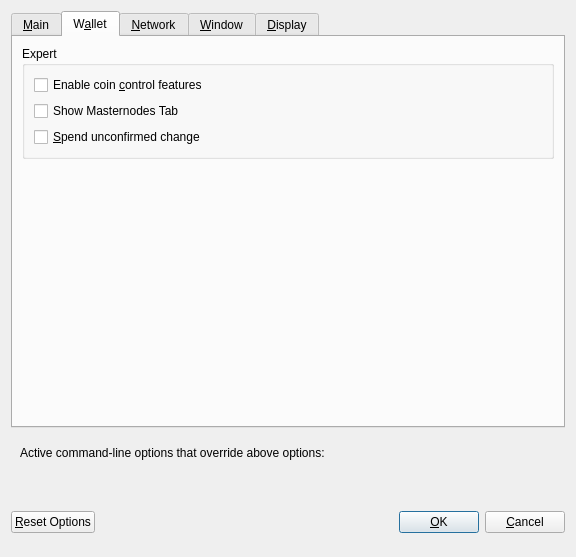
<?xml version="1.0" encoding="UTF-8"?>
<ui version="4.0">
 <class>OptionsDialog</class>
 <widget class="QDialog" name="OptionsDialog">
  <property name="geometry">
   <rect>
    <x>0</x>
    <y>0</y>
    <width>576</width>
    <height>557</height>
   </rect>
  </property>
  <property name="windowTitle">
   <string>Options</string>
  </property>
  <property name="modal">
   <bool>true</bool>
  </property>
  <layout class="QVBoxLayout" name="verticalLayout">
   <item>
    <widget class="QTabWidget" name="tabWidget">
     <property name="currentIndex">
      <number>1</number>
     </property>
     <widget class="QWidget" name="tabMain">
      <attribute name="title">
       <string>&amp;Main</string>
      </attribute>
      <layout class="QVBoxLayout" name="verticalLayout_Main">
       <item>
        <widget class="QCheckBox" name="bitcoinAtStartup">
         <property name="toolTip">
          <string>Automatically start %1 after logging in to the system.</string>
         </property>
         <property name="text">
          <string>&amp;Start %1 on system login</string>
         </property>
        </widget>
       </item>
       <item>
        <layout class="QHBoxLayout" name="horizontalLayout_2_Main">
         <item>
          <widget class="QLabel" name="databaseCacheLabel">
           <property name="text">
            <string>Size of &amp;database cache</string>
           </property>
           <property name="textFormat">
            <enum>Qt::PlainText</enum>
           </property>
           <property name="buddy">
            <cstring>databaseCache</cstring>
           </property>
          </widget>
         </item>
         <item>
          <widget class="QSpinBox" name="databaseCache"/>
         </item>
         <item>
          <widget class="QLabel" name="databaseCacheUnitLabel">
           <property name="text">
            <string>MB</string>
           </property>
           <property name="textFormat">
            <enum>Qt::PlainText</enum>
           </property>
          </widget>
         </item>
         <item>
          <spacer name="horizontalSpacer_2_Main">
           <property name="orientation">
            <enum>Qt::Horizontal</enum>
           </property>
           <property name="sizeHint" stdset="0">
            <size>
             <width>40</width>
             <height>20</height>
            </size>
           </property>
          </spacer>
         </item>
        </layout>
       </item>
       <item>
        <layout class="QHBoxLayout" name="horizontalLayout_3_Main">
         <item>
          <widget class="QLabel" name="threadsScriptVerifLabel">
           <property name="text">
            <string>Number of script &amp;verification threads</string>
           </property>
           <property name="textFormat">
            <enum>Qt::PlainText</enum>
           </property>
           <property name="buddy">
            <cstring>threadsScriptVerif</cstring>
           </property>
          </widget>
         </item>
         <item>
          <widget class="QSpinBox" name="threadsScriptVerif">
           <property name="toolTip">
            <string>(0 = auto, &lt;0 = leave that many cores free)</string>
           </property>
          </widget>
         </item>
         <item>
          <spacer name="horizontalSpacer_3_Main">
           <property name="orientation">
            <enum>Qt::Horizontal</enum>
           </property>
           <property name="sizeHint" stdset="0">
            <size>
             <width>40</width>
             <height>20</height>
            </size>
           </property>
          </spacer>
         </item>
        </layout>
       </item>
       <item>
        <spacer name="verticalSpacer_Main">
         <property name="orientation">
          <enum>Qt::Vertical</enum>
         </property>
         <property name="sizeHint" stdset="0">
          <size>
           <width>20</width>
           <height>40</height>
          </size>
         </property>
        </spacer>
       </item>
      </layout>
     </widget>
     <widget class="QWidget" name="tabWallet">
      <attribute name="title">
       <string>W&amp;allet</string>
      </attribute>
      <layout class="QVBoxLayout" name="verticalLayout_Wallet">
       <item>
        <widget class="QGroupBox" name="groupBox">
         <property name="title">
          <string>Expert</string>
         </property>
         <layout class="QVBoxLayout" name="verticalLayout_2">
          <item>
           <widget class="QCheckBox" name="coinControlFeatures">
            <property name="toolTip">
             <string>Whether to show coin control features or not.</string>
            </property>
            <property name="text">
             <string>Enable coin &amp;control features</string>
            </property>
           </widget>
          </item>
          <item>
           <widget class="QCheckBox" name="showMasternodesTab">
            <property name="toolTip">
             <string>Show additional tab listing all your masternodes in first sub-tab&lt;br/&gt;and all masternodes on the network in second sub-tab.</string>
            </property>
            <property name="text">
             <string>Show Masternodes Tab</string>
            </property>
           </widget>
          </item>
          <item>
           <widget class="QCheckBox" name="spendZeroConfChange">
            <property name="toolTip">
             <string>If you disable the spending of unconfirmed change, the change from a transaction&lt;br/&gt;cannot be used until that transaction has at least one confirmation.&lt;br/&gt;This also affects how your balance is computed.</string>
            </property>
            <property name="text">
             <string>&amp;Spend unconfirmed change</string>
            </property>
           </widget>
          </item>
         </layout>
        </widget>
       </item>
       <item>
        <spacer name="verticalSpacer_Wallet">
         <property name="orientation">
          <enum>Qt::Vertical</enum>
         </property>
         <property name="sizeHint" stdset="0">
          <size>
           <width>20</width>
           <height>40</height>
          </size>
         </property>
        </spacer>
       </item>
      </layout>
     </widget>
     <widget class="QWidget" name="tabNetwork">
      <attribute name="title">
       <string>&amp;Network</string>
      </attribute>
      <layout class="QVBoxLayout" name="verticalLayout_Network">
       <item>
        <widget class="QCheckBox" name="mapPortUpnp">
         <property name="toolTip">
          <string>Automatically open the DhanaCash Core client port on the router. This only works when your router supports UPnP and it is enabled.</string>
         </property>
         <property name="text">
          <string>Map port using &amp;UPnP</string>
         </property>
        </widget>
       </item>
       <item>
        <widget class="QCheckBox" name="allowIncoming">
         <property name="toolTip">
          <string>Accept connections from outside</string>
         </property>
         <property name="text">
          <string>Allow incoming connections</string>
         </property>
        </widget>
       </item>
       <item>
        <widget class="QCheckBox" name="connectSocks">
         <property name="toolTip">
          <string>Connect to the DhanaCash network through a SOCKS5 proxy.</string>
         </property>
         <property name="text">
          <string>&amp;Connect through SOCKS5 proxy (default proxy):</string>
         </property>
        </widget>
       </item>
       <item>
        <layout class="QHBoxLayout" name="horizontalLayout_1_Network">
         <item>
          <widget class="QLabel" name="proxyIpLabel">
           <property name="text">
            <string>Proxy &amp;IP:</string>
           </property>
           <property name="textFormat">
            <enum>Qt::PlainText</enum>
           </property>
           <property name="buddy">
            <cstring>proxyIp</cstring>
           </property>
          </widget>
         </item>
         <item>
          <widget class="QValidatedLineEdit" name="proxyIp">
           <property name="minimumSize">
            <size>
             <width>140</width>
             <height>0</height>
            </size>
           </property>
           <property name="maximumSize">
            <size>
             <width>140</width>
             <height>16777215</height>
            </size>
           </property>
           <property name="toolTip">
            <string>IP address of the proxy (e.g. IPv4: 127.0.0.1 / IPv6: ::1)</string>
           </property>
          </widget>
         </item>
         <item>
          <widget class="QLabel" name="proxyPortLabel">
           <property name="text">
            <string>&amp;Port:</string>
           </property>
           <property name="textFormat">
            <enum>Qt::PlainText</enum>
           </property>
           <property name="buddy">
            <cstring>proxyPort</cstring>
           </property>
          </widget>
         </item>
         <item>
          <widget class="QLineEdit" name="proxyPort">
           <property name="minimumSize">
            <size>
             <width>55</width>
             <height>0</height>
            </size>
           </property>
           <property name="maximumSize">
            <size>
             <width>55</width>
             <height>16777215</height>
            </size>
           </property>
           <property name="toolTip">
            <string>Port of the proxy (e.g. 9050)</string>
           </property>
          </widget>
         </item>
         <item>
          <spacer name="horizontalSpacer_1_Network">
           <property name="orientation">
            <enum>Qt::Horizontal</enum>
           </property>
           <property name="sizeHint" stdset="0">
            <size>
             <width>40</width>
             <height>20</height>
            </size>
           </property>
          </spacer>
         </item>
        </layout>
       </item>
       <item>
        <layout class="QHBoxLayout" name="horizontalLayout_2_Network">
         <item>
          <widget class="QLabel" name="proxyActiveNets">
           <property name="text">
            <string>Used for reaching peers via:</string>
           </property>
           <property name="textFormat">
            <enum>Qt::PlainText</enum>
           </property>
          </widget>
         </item>
         <item>
          <widget class="QCheckBox" name="proxyReachIPv4">
           <property name="enabled">
            <bool>false</bool>
           </property>
           <property name="toolTip">
            <string>Shows if the supplied default SOCKS5 proxy is used to reach peers via this network type.</string>
           </property>
           <property name="text">
            <string/>
           </property>
          </widget>
         </item>
         <item>
          <widget class="QLabel" name="proxyReachIPv4Label">
           <property name="text">
            <string>IPv4</string>
           </property>
           <property name="textFormat">
            <enum>Qt::PlainText</enum>
           </property>
          </widget>
         </item>
         <item>
          <widget class="QCheckBox" name="proxyReachIPv6">
           <property name="enabled">
            <bool>false</bool>
           </property>
           <property name="toolTip">
            <string>Shows if the supplied default SOCKS5 proxy is used to reach peers via this network type.</string>
           </property>
           <property name="text">
            <string/>
           </property>
          </widget>
         </item>
         <item>
          <widget class="QLabel" name="proxyReachIPv6Label">
           <property name="text">
            <string>IPv6</string>
           </property>
           <property name="textFormat">
            <enum>Qt::PlainText</enum>
           </property>
          </widget>
         </item>
         <item>
          <widget class="QCheckBox" name="proxyReachTor">
           <property name="enabled">
            <bool>false</bool>
           </property>
           <property name="toolTip">
            <string>Shows if the supplied default SOCKS5 proxy is used to reach peers via this network type.</string>
           </property>
           <property name="text">
            <string/>
           </property>
          </widget>
         </item>
         <item>
          <widget class="QLabel" name="proxyReachTorLabel">
           <property name="text">
            <string>Tor</string>
           </property>
           <property name="textFormat">
            <enum>Qt::PlainText</enum>
           </property>
          </widget>
         </item>
         <item>
          <spacer name="horizontalSpacer_2_Network">
           <property name="orientation">
            <enum>Qt::Horizontal</enum>
           </property>
           <property name="sizeHint" stdset="0">
            <size>
             <width>40</width>
             <height>20</height>
            </size>
           </property>
          </spacer>
         </item>
        </layout>
       </item>
       <item>
        <widget class="QCheckBox" name="connectSocksTor">
         <property name="toolTip">
          <string>Connect to the DhanaCash network through a separate SOCKS5 proxy for Tor hidden services.</string>
         </property>
         <property name="text">
          <string>Use separate SOCKS5 proxy to reach peers via Tor hidden services:</string>
         </property>
        </widget>
       </item>
       <item>
        <layout class="QHBoxLayout" name="horizontalLayout_3_Network">
         <item>
          <widget class="QLabel" name="proxyIpTorLabel">
           <property name="text">
            <string>Proxy &amp;IP:</string>
           </property>
           <property name="textFormat">
            <enum>Qt::PlainText</enum>
           </property>
           <property name="buddy">
            <cstring>proxyIpTor</cstring>
           </property>
          </widget>
         </item>
         <item>
          <widget class="QValidatedLineEdit" name="proxyIpTor">
           <property name="minimumSize">
            <size>
             <width>140</width>
             <height>0</height>
            </size>
           </property>
           <property name="maximumSize">
            <size>
             <width>140</width>
             <height>16777215</height>
            </size>
           </property>
           <property name="toolTip">
            <string>IP address of the proxy (e.g. IPv4: 127.0.0.1 / IPv6: ::1)</string>
           </property>
          </widget>
         </item>
         <item>
          <widget class="QLabel" name="proxyPortTorLabel">
           <property name="text">
            <string>&amp;Port:</string>
           </property>
           <property name="textFormat">
            <enum>Qt::PlainText</enum>
           </property>
           <property name="buddy">
            <cstring>proxyPortTor</cstring>
           </property>
          </widget>
         </item>
         <item>
          <widget class="QLineEdit" name="proxyPortTor">
           <property name="minimumSize">
            <size>
             <width>55</width>
             <height>0</height>
            </size>
           </property>
           <property name="maximumSize">
            <size>
             <width>55</width>
             <height>16777215</height>
            </size>
           </property>
           <property name="toolTip">
            <string>Port of the proxy (e.g. 9050)</string>
           </property>
          </widget>
         </item>
         <item>
          <spacer name="horizontalSpacer_4_Network">
           <property name="orientation">
            <enum>Qt::Horizontal</enum>
           </property>
           <property name="sizeHint" stdset="0">
            <size>
             <width>40</width>
             <height>20</height>
            </size>
           </property>
          </spacer>
         </item>
        </layout>
       </item>
       <item>
        <spacer name="verticalSpacer_Network">
         <property name="orientation">
          <enum>Qt::Vertical</enum>
         </property>
         <property name="sizeHint" stdset="0">
          <size>
           <width>20</width>
           <height>40</height>
          </size>
         </property>
        </spacer>
       </item>
      </layout>
     </widget>
     <widget class="QWidget" name="tabWindow">
      <attribute name="title">
       <string>&amp;Window</string>
      </attribute>
      <layout class="QVBoxLayout" name="verticalLayout_Window">
       <item>
        <widget class="QCheckBox" name="hideTrayIcon">
         <property name="toolTip">
          <string>&amp;Hide the icon from the system tray.</string>
         </property>
         <property name="text">
          <string>Hide tray icon</string>
         </property>
        </widget>
       </item>
       <item>
        <widget class="QCheckBox" name="minimizeToTray">
         <property name="toolTip">
          <string>Show only a tray icon after minimizing the window.</string>
         </property>
         <property name="text">
          <string>&amp;Minimize to the tray instead of the taskbar</string>
         </property>
        </widget>
       </item>
       <item>
        <widget class="QCheckBox" name="minimizeOnClose">
         <property name="toolTip">
          <string>Minimize instead of exit the application when the window is closed. When this option is enabled, the application will be closed only after selecting Exit in the menu.</string>
         </property>
         <property name="text">
          <string>M&amp;inimize on close</string>
         </property>
        </widget>
       </item>
       <item>
        <spacer name="verticalSpacer_Window">
         <property name="orientation">
          <enum>Qt::Vertical</enum>
         </property>
         <property name="sizeHint" stdset="0">
          <size>
           <width>20</width>
           <height>40</height>
          </size>
         </property>
        </spacer>
       </item>
      </layout>
     </widget>
     <widget class="QWidget" name="tabDisplay">
      <attribute name="title">
       <string>&amp;Display</string>
      </attribute>
      <layout class="QVBoxLayout" name="verticalLayout_Display">
       <item>
        <layout class="QHBoxLayout" name="horizontalLayout_1_Display">
         <item>
          <widget class="QLabel" name="langLabel">
           <property name="text">
            <string>User Interface &amp;language:</string>
           </property>
           <property name="textFormat">
            <enum>Qt::PlainText</enum>
           </property>
           <property name="buddy">
            <cstring>lang</cstring>
           </property>
          </widget>
         </item>
         <item>
          <widget class="QValueComboBox" name="lang">
           <property name="toolTip">
            <string>The user interface language can be set here. This setting will take effect after restarting %1.</string>
           </property>
          </widget>
         </item>
        </layout>
       </item>
       <item>
        <widget class="QLabel" name="label_3">
         <property name="toolTip">
          <string notr="true"/>
         </property>
         <property name="statusTip">
          <string notr="true"/>
         </property>
         <property name="whatsThis">
          <string notr="true"/>
         </property>
         <property name="accessibleName">
          <string notr="true"/>
         </property>
         <property name="text">
          <string>Language missing or translation incomplete? Help contributing translations here:
https://www.transifex.com/projects/p/dhanacash/</string>
         </property>
         <property name="wordWrap">
          <bool>true</bool>
         </property>
         <property name="openExternalLinks">
          <bool>true</bool>
         </property>
         <property name="textInteractionFlags">
          <set>Qt::TextBrowserInteraction</set>
         </property>
        </widget>
       </item>
       <item>
        <widget class="Line" name="line">
         <property name="orientation">
          <enum>Qt::Horizontal</enum>
         </property>
        </widget>
       </item>
       <item>
        <layout class="QHBoxLayout" name="horizontalLayout_2_Display">
         <item>
          <widget class="QLabel" name="unitLabel">
           <property name="text">
            <string>&amp;Unit to show amounts in:</string>
           </property>
           <property name="textFormat">
            <enum>Qt::PlainText</enum>
           </property>
           <property name="buddy">
            <cstring>unit</cstring>
           </property>
          </widget>
         </item>
         <item>
          <widget class="QValueComboBox" name="unit">
           <property name="toolTip">
            <string>Choose the default subdivision unit to show in the interface and when sending coins.</string>
           </property>
          </widget>
         </item>
        </layout>
       </item>
       <item>
        <layout class="QHBoxLayout" name="horizontalLayout_5_Display">
         <item>
          <widget class="QLabel" name="digitsLabel">
           <property name="text">
            <string>Decimal digits</string>
           </property>
          </widget>
         </item>
         <item>
          <widget class="QValueComboBox" name="digits"/>
         </item>
        </layout>
       </item>
       <item>
        <layout class="QHBoxLayout" name="horizontalLayout_3_Display">
         <item>
          <widget class="QLabel" name="thirdPartyTxUrlsLabel">
           <property name="toolTip">
            <string>Third party URLs (e.g. a block explorer) that appear in the transactions tab as context menu items.&lt;br/&gt;%s in the URL is replaced by transaction hash. Multiple URLs are separated by vertical bar |.</string>
           </property>
           <property name="text">
            <string>Third party transaction URLs</string>
           </property>
           <property name="buddy">
            <cstring>thirdPartyTxUrls</cstring>
           </property>
          </widget>
         </item>
         <item>
          <widget class="QLineEdit" name="thirdPartyTxUrls">
           <property name="toolTip">
            <string>Third party URLs (e.g. a block explorer) that appear in the transactions tab as context menu items.&lt;br/&gt;%s in the URL is replaced by transaction hash. Multiple URLs are separated by vertical bar |.</string>
           </property>
          </widget>
         </item>
        </layout>
       </item>
       <item>
        <spacer name="verticalSpacer">
         <property name="orientation">
          <enum>Qt::Vertical</enum>
         </property>
         <property name="sizeHint" stdset="0">
          <size>
           <width>20</width>
           <height>40</height>
          </size>
         </property>
        </spacer>
       </item>
      </layout>
     </widget>
    </widget>
   </item>
   <item>
    <widget class="QFrame" name="frame">
     <layout class="QVBoxLayout" name="verticalLayout_Bottom">
      <item>
       <layout class="QHBoxLayout" name="horizontalLayout_Bottom">
        <item>
         <widget class="QLabel" name="overriddenByCommandLineInfoLabel">
          <property name="text">
           <string>Active command-line options that override above options:</string>
          </property>
          <property name="textFormat">
           <enum>Qt::PlainText</enum>
          </property>
         </widget>
        </item>
        <item>
         <spacer name="horizontalSpacer_Bottom">
          <property name="orientation">
           <enum>Qt::Horizontal</enum>
          </property>
          <property name="sizeHint" stdset="0">
           <size>
            <width>40</width>
            <height>20</height>
           </size>
          </property>
         </spacer>
        </item>
       </layout>
      </item>
      <item>
       <widget class="QLabel" name="overriddenByCommandLineLabel">
        <property name="text">
         <string/>
        </property>
        <property name="textFormat">
         <enum>Qt::PlainText</enum>
        </property>
        <property name="wordWrap">
         <bool>true</bool>
        </property>
       </widget>
      </item>
     </layout>
    </widget>
   </item>
   <item>
    <layout class="QHBoxLayout" name="horizontalLayout_Buttons">
     <item>
      <widget class="QPushButton" name="resetButton">
       <property name="toolTip">
        <string>Reset all client options to default.</string>
       </property>
       <property name="text">
        <string>&amp;Reset Options</string>
       </property>
       <property name="autoDefault">
        <bool>false</bool>
       </property>
      </widget>
     </item>
     <item>
      <spacer name="horizontalSpacer_1">
       <property name="orientation">
        <enum>Qt::Horizontal</enum>
       </property>
       <property name="sizeHint" stdset="0">
        <size>
         <width>40</width>
         <height>48</height>
        </size>
       </property>
      </spacer>
     </item>
     <item>
      <widget class="QLabel" name="statusLabel">
       <property name="minimumSize">
        <size>
         <width>200</width>
         <height>0</height>
        </size>
       </property>
       <property name="font">
        <font>
         <weight>75</weight>
         <bold>true</bold>
        </font>
       </property>
       <property name="text">
        <string/>
       </property>
       <property name="textFormat">
        <enum>Qt::PlainText</enum>
       </property>
       <property name="wordWrap">
        <bool>true</bool>
       </property>
      </widget>
     </item>
     <item>
      <spacer name="horizontalSpacer_2">
       <property name="orientation">
        <enum>Qt::Horizontal</enum>
       </property>
       <property name="sizeHint" stdset="0">
        <size>
         <width>40</width>
         <height>48</height>
        </size>
       </property>
      </spacer>
     </item>
     <item>
      <widget class="QPushButton" name="okButton">
       <property name="text">
        <string>&amp;OK</string>
       </property>
       <property name="autoDefault">
        <bool>false</bool>
       </property>
       <property name="default">
        <bool>true</bool>
       </property>
      </widget>
     </item>
     <item>
      <widget class="QPushButton" name="cancelButton">
       <property name="text">
        <string>&amp;Cancel</string>
       </property>
       <property name="autoDefault">
        <bool>false</bool>
       </property>
      </widget>
     </item>
    </layout>
   </item>
  </layout>
 </widget>
 <customwidgets>
  <customwidget>
   <class>QValidatedLineEdit</class>
   <extends>QLineEdit</extends>
   <header>qvalidatedlineedit.h</header>
  </customwidget>
  <customwidget>
   <class>QValueComboBox</class>
   <extends>QComboBox</extends>
   <header>qvaluecombobox.h</header>
  </customwidget>
 </customwidgets>
 <resources/>
 <connections/>
</ui>
